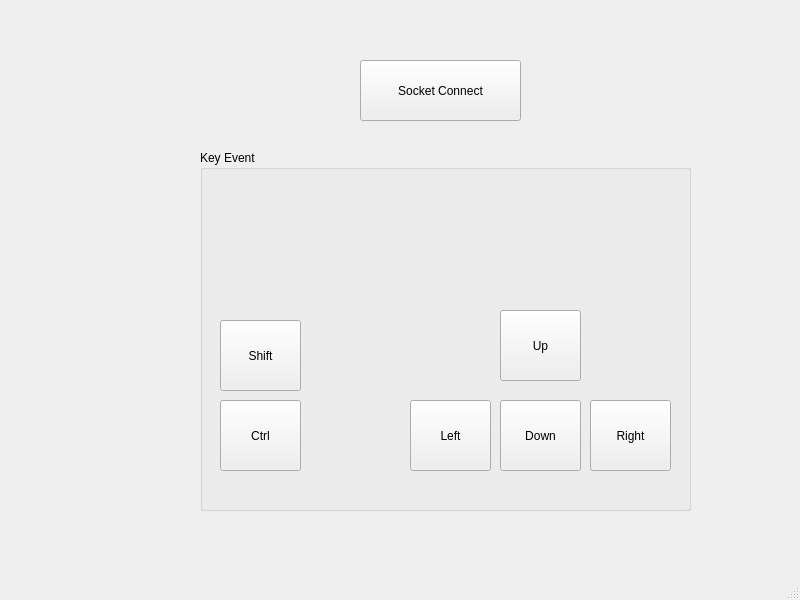
<?xml version="1.0" encoding="UTF-8"?>
<ui version="4.0">
 <class>MainWindow</class>
 <widget class="QMainWindow" name="MainWindow">
  <property name="geometry">
   <rect>
    <x>0</x>
    <y>0</y>
    <width>800</width>
    <height>600</height>
   </rect>
  </property>
  <property name="windowTitle">
   <string>MainWindow</string>
  </property>
  <widget class="QWidget" name="centralwidget">
   <widget class="QGroupBox" name="groupBox">
    <property name="geometry">
     <rect>
      <x>200</x>
      <y>150</y>
      <width>491</width>
      <height>361</height>
     </rect>
    </property>
    <property name="title">
     <string>Key Event</string>
    </property>
    <widget class="QPushButton" name="btn_up">
     <property name="geometry">
      <rect>
       <x>300</x>
       <y>160</y>
       <width>81</width>
       <height>71</height>
      </rect>
     </property>
     <property name="text">
      <string>Up</string>
     </property>
    </widget>
    <widget class="QPushButton" name="btn_left">
     <property name="geometry">
      <rect>
       <x>210</x>
       <y>250</y>
       <width>81</width>
       <height>71</height>
      </rect>
     </property>
     <property name="text">
      <string>Left</string>
     </property>
    </widget>
    <widget class="QPushButton" name="btn_right">
     <property name="geometry">
      <rect>
       <x>390</x>
       <y>250</y>
       <width>81</width>
       <height>71</height>
      </rect>
     </property>
     <property name="text">
      <string>Right</string>
     </property>
    </widget>
    <widget class="QPushButton" name="btn_down">
     <property name="geometry">
      <rect>
       <x>300</x>
       <y>250</y>
       <width>81</width>
       <height>71</height>
      </rect>
     </property>
     <property name="text">
      <string>Down</string>
     </property>
    </widget>
    <widget class="QPushButton" name="btn_shift">
     <property name="geometry">
      <rect>
       <x>20</x>
       <y>170</y>
       <width>81</width>
       <height>71</height>
      </rect>
     </property>
     <property name="text">
      <string>Shift</string>
     </property>
    </widget>
    <widget class="QPushButton" name="btn_ctrl">
     <property name="geometry">
      <rect>
       <x>20</x>
       <y>250</y>
       <width>81</width>
       <height>71</height>
      </rect>
     </property>
     <property name="text">
      <string>Ctrl</string>
     </property>
    </widget>
   </widget>
   <widget class="QPushButton" name="btn_socket_connect">
    <property name="geometry">
     <rect>
      <x>360</x>
      <y>60</y>
      <width>161</width>
      <height>61</height>
     </rect>
    </property>
    <property name="text">
     <string>Socket Connect</string>
    </property>
   </widget>
  </widget>
  <widget class="QMenuBar" name="menubar">
   <property name="geometry">
    <rect>
     <x>0</x>
     <y>0</y>
     <width>800</width>
     <height>21</height>
    </rect>
   </property>
  </widget>
  <widget class="QStatusBar" name="statusbar"/>
 </widget>
 <resources/>
 <connections>
  <connection>
   <sender>btn_up</sender>
   <signal>clicked()</signal>
   <receiver>MainWindow</receiver>
   <slot>keyUp()</slot>
   <hints>
    <hint type="sourcelabel">
     <x>542</x>
     <y>381</y>
    </hint>
    <hint type="destinationlabel">
     <x>743</x>
     <y>356</y>
    </hint>
   </hints>
  </connection>
  <connection>
   <sender>btn_down</sender>
   <signal>clicked()</signal>
   <receiver>MainWindow</receiver>
   <slot>keyDown()</slot>
   <hints>
    <hint type="sourcelabel">
     <x>554</x>
     <y>439</y>
    </hint>
    <hint type="destinationlabel">
     <x>585</x>
     <y>508</y>
    </hint>
   </hints>
  </connection>
  <connection>
   <sender>btn_left</sender>
   <signal>clicked()</signal>
   <receiver>MainWindow</receiver>
   <slot>keyLeft()</slot>
   <hints>
    <hint type="sourcelabel">
     <x>460</x>
     <y>470</y>
    </hint>
    <hint type="destinationlabel">
     <x>476</x>
     <y>517</y>
    </hint>
   </hints>
  </connection>
  <connection>
   <sender>btn_right</sender>
   <signal>clicked()</signal>
   <receiver>MainWindow</receiver>
   <slot>keyRight()</slot>
   <hints>
    <hint type="sourcelabel">
     <x>652</x>
     <y>435</y>
    </hint>
    <hint type="destinationlabel">
     <x>742</x>
     <y>479</y>
    </hint>
   </hints>
  </connection>
  <connection>
   <sender>btn_shift</sender>
   <signal>clicked()</signal>
   <receiver>MainWindow</receiver>
   <slot>keyShift()</slot>
   <hints>
    <hint type="sourcelabel">
     <x>252</x>
     <y>388</y>
    </hint>
    <hint type="destinationlabel">
     <x>164</x>
     <y>336</y>
    </hint>
   </hints>
  </connection>
  <connection>
   <sender>btn_ctrl</sender>
   <signal>clicked()</signal>
   <receiver>MainWindow</receiver>
   <slot>keyCtrl()</slot>
   <hints>
    <hint type="sourcelabel">
     <x>272</x>
     <y>426</y>
    </hint>
    <hint type="destinationlabel">
     <x>163</x>
     <y>427</y>
    </hint>
   </hints>
  </connection>
  <connection>
   <sender>btn_socket_connect</sender>
   <signal>clicked()</signal>
   <receiver>MainWindow</receiver>
   <slot>socketConnect()</slot>
   <hints>
    <hint type="sourcelabel">
     <x>498</x>
     <y>115</y>
    </hint>
    <hint type="destinationlabel">
     <x>613</x>
     <y>118</y>
    </hint>
   </hints>
  </connection>
 </connections>
 <slots>
  <slot>keyUp()</slot>
  <slot>keyDown()</slot>
  <slot>keyLeft()</slot>
  <slot>keyRight()</slot>
  <slot>keyShift()</slot>
  <slot>keyCtrl()</slot>
  <slot>socketConnect()</slot>
 </slots>
</ui>
